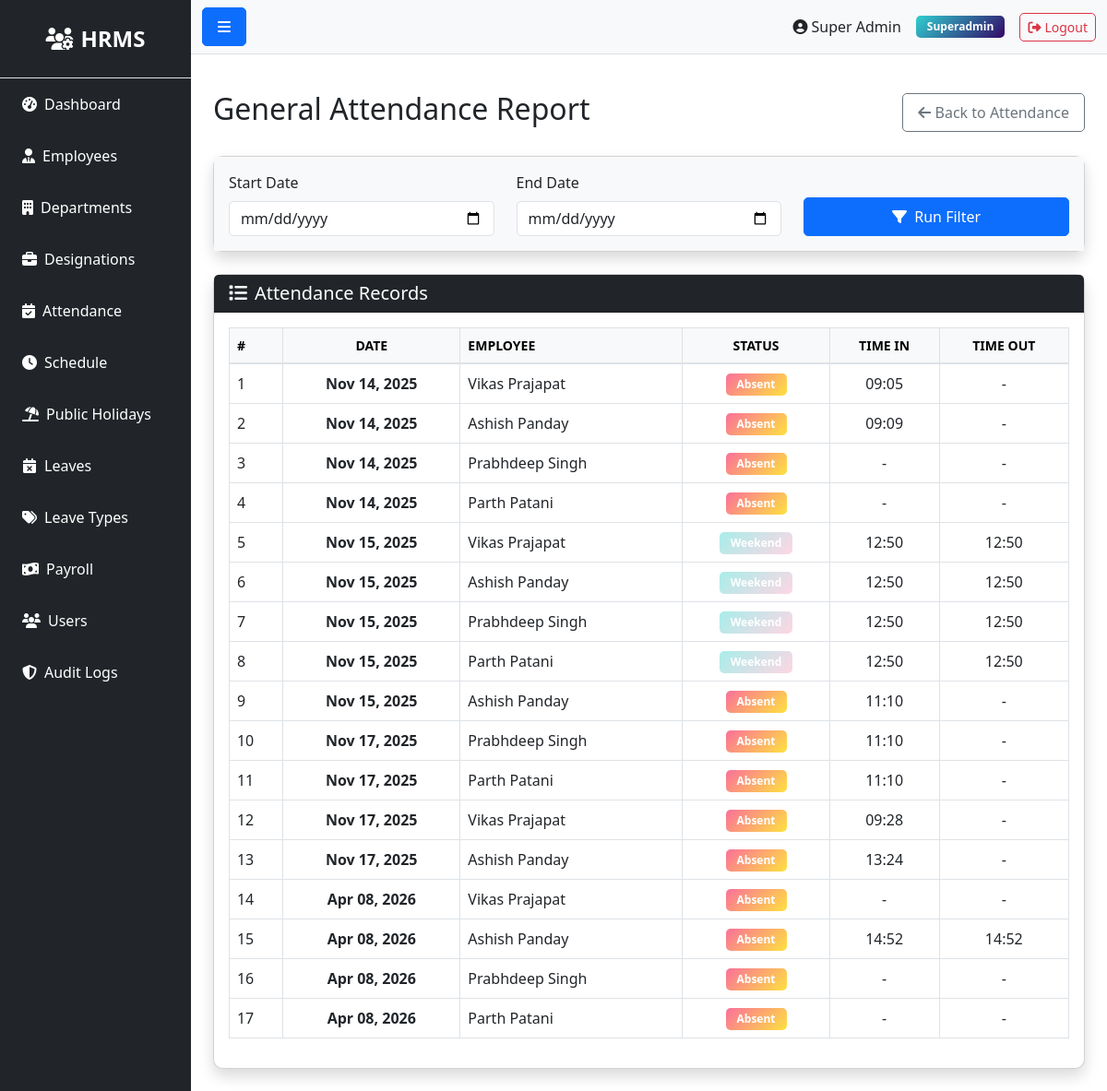
The page /attendance/report (signed in) on the database as committed earlier.
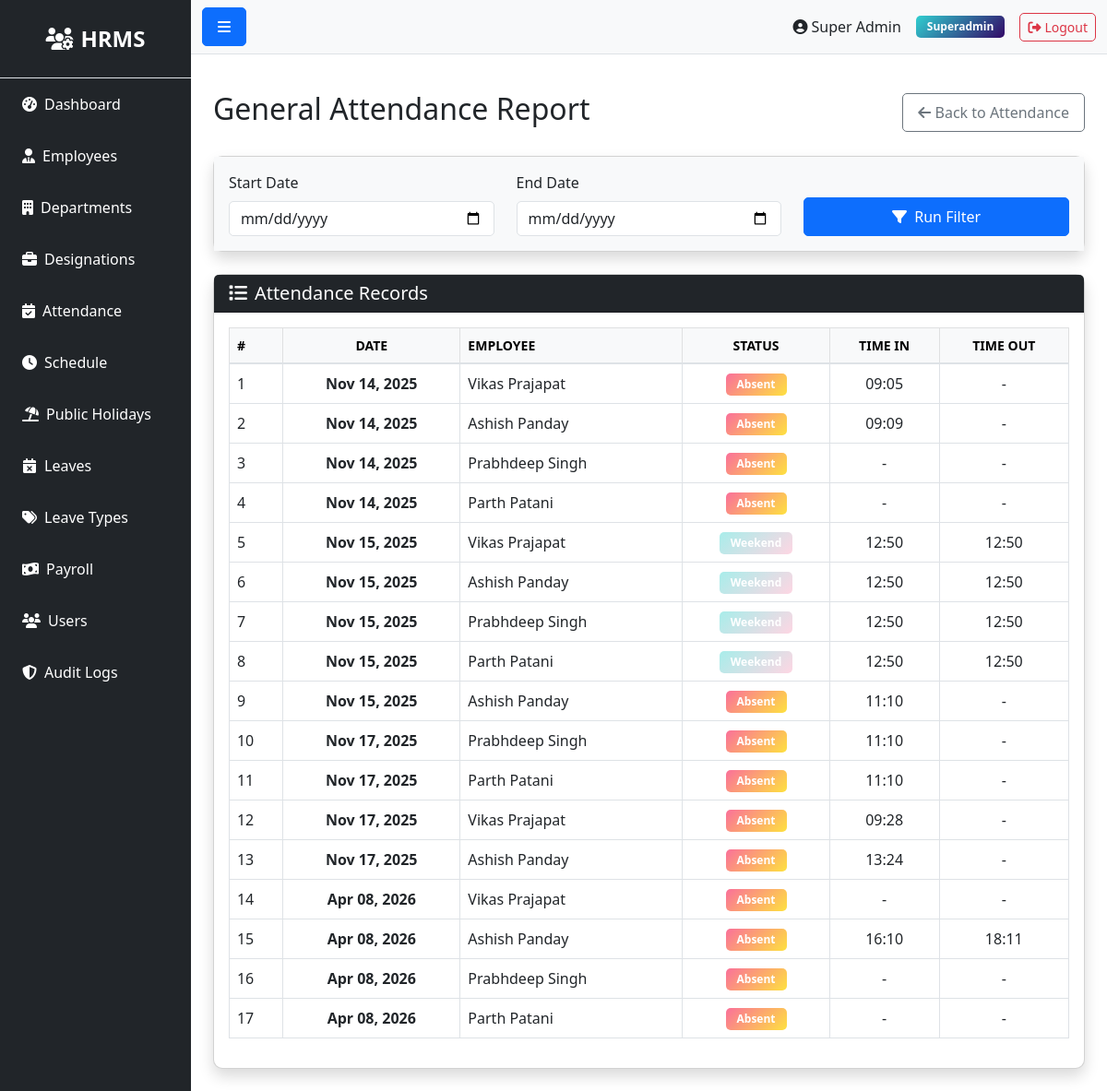
The same page on the database as committed later.
### models.py (models this page shows, shortened)
class Attendance(db.Model):
    __tablename__ = 'attendances'
    id = db.Column(db.Integer, primary_key=True)
    employee_id = db.Column(db.Integer, db.ForeignKey('employees.id'), nullable=False)
    date = db.Column(db.Date, nullable=False)
    time_in = db.Column(db.Time)
    time_out = db.Column(db.Time)
    status = db.Column(db.String(20))  # present, absent, holiday, weekend
    description = db.Column(db.Text)  # For holiday name or other notes
    created_at = db.Column(db.DateTime, default=datetime.utcnow)
    updated_at = db.Column(db.DateTime, default=datetime.utcnow, onupdate=datetime.utcnow)

class Employee(db.Model):
    __tablename__ = 'employees'
    id = db.Column(db.Integer, primary_key=True)
    department_id = db.Column(db.Integer, db.ForeignKey('departments.id'))
    designation_id = db.Column(db.Integer, db.ForeignKey('designations.id'))
    schedule_id = db.Column(db.Integer, db.ForeignKey('schedules.id'))
    firstname = db.Column(db.String(100), nullable=False)
    lastname = db.Column(db.String(100), nullable=False)
    unique_id = db.Column(db.String(50), unique=True)
    email = db.Column(db.String(100), unique=True)
    phone = db.Column(db.String(20))
    address = db.Column(db.Text)
    dob = db.Column(db.Date)
    gender = db.Column(db.String(10))
    religion = db.Column(db.String(50))
    marital = db.Column(db.String(20))
    image = db.Column(db.String(255))  # Store image filename
    status = db.Column(db.String(20), default='active')
    created_at = db.Column(db.DateTime, default=datetime.utcnow)
    updated_at = db.Column(db.DateTime, default=datetime.utcnow, onupdate=datetime.utcnow)
    attendances = db.relationship('Attendance', backref='employee', lazy=True, cascade='all, delete-orphan')
    checks = db.relationship('Check', backref='employee', lazy=True, cascade='all, delete-orphan')
    salary = db.relationship('Salary', backref='employee', uselist=False, cascade='all, delete-orphan')
    leaves = db.relationship('Leave', backref='employee', lazy=True, cascade='all, delete-orphan')
    late_times = db.relationship('LateTime', backref='employee', lazy=True, cascade='all, delete-orphan')
    over_times = db.relationship('OverTime', backref='employee', lazy=True, cascade='all, delete-orphan')
    payrolls = db.relationship('Payroll', backref='employee', lazy=True, cascade='all, delete-orphan')

### routes/attendance.py (the view)
@bp.route('/report')
@login_required
def report():
    if not current_user.is_authenticated or current_user.role.name not in ['superadmin', 'admin', 'moderator', 'hr']:
        flash('Access denied', 'danger')
        return redirect(url_for('auth.login'))
    start_date = request.args.get('start_date')
    end_date = request.args.get('end_date')
    query = Attendance.query
    if start_date and end_date:
        query = query.filter(Attendance.date.between(start_date, end_date))
    attendances = query.all()
    return render_template('admin/attendance/report.html', attendances=attendances)

### app.py (called while the page is built)
@login_manager.user_loader
def load_user(user_id):
    try:
        return db.session.get(User, int(user_id))
    except Exception as e:
        app.logger.error(f'Error loading user {user_id}: {str(e)}')
        return None

@app.context_processor
def inject_user():
    pending_leaves = 0
    try:
        if current_user.is_authenticated and getattr(current_user, 'role', None) and current_user.role.name in ['superadmin', 'admin', 'hr']:
            from models import Leave
            pending_leaves = Leave.query.filter_by(status='pending').count()
    except Exception:
        pending_leaves = 0
    return dict(current_user=current_user, pending_leaves=pending_leaves)

### templates/admin/attendance/report.html (shortened to what this page needs)
{% extends "base.html" %}
{% block content %}
<div class="d-flex justify-content-between align-items-center mb-4">
    <h2>General Attendance Report</h2>
    <a href="{{ url_for('attendance.index') }}" class="btn btn-outline-secondary">
        <i class="fas fa-arrow-left"></i> Back to Attendance
    </a>
</div>
<div class="card shadow mb-4">
    <div class="card-body bg-light">
        <form method="get" action="{{ url_for('attendance.report') }}" class="row align-items-end">
            <div class="col-md-4 mb-3 mb-md-0">
                <label for="start_date" class="form-label">Start Date</label>
                <input type="date" class="form-control" id="start_date" name="start_date" value="{{ request.args.get('start_date','') }}">
            </div>
            <div class="col-md-4 mb-3 mb-md-0">
                <label for="end_date" class="form-label">End Date</label>
                <input type="date" class="form-control" id="end_date" name="end_date" value="{{ request.args.get('end_date','') }}">
            </div>
            <div class="col-md-4">
                <button type="submit" class="btn btn-primary w-100"><i class="fas fa-filter me-1"></i> Run Filter</button>
            </div>
        </form>
    </div>
</div>
<div class="card shadow">
    <div class="card-header bg-dark text-white">
        <h5 class="mb-0"><i class="fas fa-list me-2"></i>Attendance Records</h5>
    </div>
    <div class="card-body">
        <div class="table-responsive">
            <table class="table table-hover table-bordered align-middle text-center">
                <thead class="table-light">
                    <tr>
                        <th class="text-start">#</th>
                        <th>Date</th>
                        <th class="text-start">Employee</th>
                        <th>Status</th>
                        <th>Time In</th>
                        <th>Time Out</th>
                    </tr>
                </thead>
                <tbody>
                    {% if attendances %}
                        {% for a in attendances %}
                            <tr>
                                <td class="text-start">{{ loop.index }}</td>
                                <td class="fw-bold">{{ a.date.strftime('%b %d, %Y') }}</td>
                                <td class="text-start">{{ a.employee.firstname }} {{ a.employee.lastname }}</td>
                                <td>
                                    {% if a.status == 'present' %}
                                        <span class="badge bg-success">Present</span>
                                    {% elif a.status == 'absent' %}
                                        <span class="badge bg-danger">Absent</span>
                                    {% elif a.status == 'leave' %}
                                        <span class="badge bg-info text-dark">On Leave</span>
                                    {% elif a.status == 'holiday' %}
                                        <span class="badge bg-primary">Holiday</span>
                                    {% else %}
                                        <span class="badge bg-secondary">{{ a.status|title }}</span>
                                    {% endif %}
                                </td>
                                <td>{{ a.time_in.strftime('%H:%M') if a.time_in else '-' }}</td>
                                <td>{{ a.time_out.strftime('%H:%M') if a.time_out else '-' }}</td>
                            </tr>
                        {% endfor %}
                    {% else %}
                        <tr><td colspan="6" class="text-center py-4 text-muted">No records found for the selected range.</td></tr>
                    {% endif %}
                </tbody>
            </table>
        </div>
    </div>
</div>
{% endblock %}

Rows that differ between the two databases and show on the page:
changed Attendance (number 15 of 17 on the later page): time_in "14:52" → "16:10"; time_out "14:52" → "18:11"
